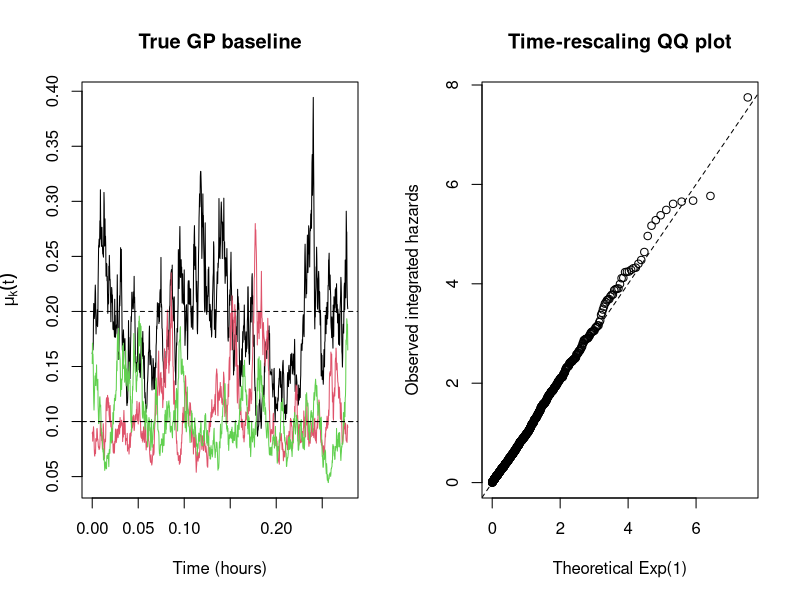

The R script that drew this image:
rm(list = ls())
gc()

# ============================================================
# 0. True parameters
# ============================================================

set.seed(123)

T_max <- 1000
K <- 3

mean_mu_true <- c(0.2, 0.1, 0.1)
sigma_mu_true <- c(0.30, 0.30, 0.30)
ell_mu_true <- 30

eta_true <- c(5, 3, 2)
phi_true <- c(2, 5, 3)

alpha_true <- matrix(
  c(
    0.57, 0.00, 0.00,
    0.00, 0.55, 0.26,
    0.00, 0.00, 0.73
  ),
  nrow = 3,
  byrow = TRUE
)

gamma_true <- matrix(
  c(
    0.00, 0.00, 0.26,
    0.00, 0.00, 0.00,
    0.14, 0.00, 0.00
  ),
  nrow = 3,
  byrow = TRUE
)

trpar_true <- list(
  alpha = alpha_true,
  gamma = gamma_true,
  eta = eta_true,
  phi = phi_true
)

cseg <- seq(0, T_max, by = 1)


# ============================================================
# 1. Simulate independent log-GP baseline
# ============================================================

simulate_log_mu_gp <- function(cseg, mean_mu, sigma_mu, ell_mu) {
  
  K <- length(mean_mu)
  G <- length(cseg)
  
  if (length(sigma_mu) == 1) {
    sigma_mu <- rep(sigma_mu, K)
  }
  
  lmu_mean <- log(mean_mu) - 0.5 * sigma_mu^2
  
  lmu <- matrix(NA_real_, nrow = G, ncol = K)
  lmu[1, ] <- lmu_mean + sigma_mu * rnorm(K)
  
  for (r in 2:G) {
    delta_s <- cseg[r] - cseg[r - 1]
    rho <- exp(-delta_s / ell_mu)
    innovation_scale <- sqrt(-expm1(-2 * delta_s / ell_mu))
    
    lmu[r, ] <-
      lmu_mean +
      rho * (lmu[r - 1, ] - lmu_mean) +
      sigma_mu * innovation_scale * rnorm(K)
  }
  
  colnames(lmu) <- paste0("process_", 1:K)
  
  list(
    log_mu = lmu,
    mu = exp(lmu),
    lmu_mean = lmu_mean,
    sigma_mu = sigma_mu,
    ell_mu = ell_mu,
    cseg = cseg
  )
}


# ============================================================
# 2. Simulate MHPWI events
# ============================================================

simulate_MHPWI_GP <- function(log_mu_grid, cseg, trpar, maxT) {
  
  alpha <- trpar$alpha
  gamma <- trpar$gamma
  eta <- trpar$eta
  phi <- trpar$phi
  
  K <- nrow(alpha)
  
  alpha_scaled <- sweep(alpha, 1, eta, "/")
  
  baseline_at <- function(tt) {
    left <- findInterval(tt, cseg, all.inside = TRUE)
    
    if (left >= length(cseg)) {
      return(exp(log_mu_grid[nrow(log_mu_grid), ]))
    }
    
    weight <- (tt - cseg[left]) / (cseg[left + 1] - cseg[left])
    lmu_tt <- (1 - weight) * log_mu_grid[left, ] +
      weight * log_mu_grid[left + 1, ]
    
    exp(lmu_tt)
  }
  
  maxmu <- exp(apply(log_mu_grid, 2, max))
  alpha_row_total <- rowSums(alpha_scaled)
  
  t_now <- 0
  events <- vector("list", K)
  for (k in 1:K) events[[k]] <- numeric(0)
  
  all_time <- numeric(0)
  all_mark <- integer(0)
  
  while (t_now < maxT) {
    
    Rg_now <- numeric(K)
    
    for (l in 1:K) {
      if (length(events[[l]]) > 0) {
        ages <- t_now - events[[l]]
        Rg_now[l] <- sum(exp(-ages / eta[l]))
      }
    }
    
    maxintensity <- sum(maxmu) + sum(alpha_row_total * Rg_now)
    
    if (!is.finite(maxintensity) || maxintensity <= 0) break
    
    t_candidate <- t_now + rexp(1, rate = maxintensity)
    
    if (t_candidate > maxT) break
    
    Rg <- numeric(K)
    Rh <- numeric(K)
    
    for (l in 1:K) {
      if (length(events[[l]]) > 0) {
        ages <- t_candidate - events[[l]]
        Rg[l] <- sum(exp(-ages / eta[l]))
        Rh[l] <- sum(exp(-ages / phi[l]))
      }
    }
    
    mu_tt <- baseline_at(t_candidate)
    
    excitation <- mu_tt + as.vector(crossprod(alpha_scaled, Rg))
    inhibition <- as.vector(crossprod(gamma, Rh))
    
    lambda <- excitation * exp(-inhibition)
    total_lambda <- sum(lambda)
    
    if (total_lambda > maxintensity * (1 + 1e-8)) {
      stop("Thinning upper bound violated.")
    }
    
    if (total_lambda > 0 && runif(1) < total_lambda / maxintensity) {
      k_star <- sample(1:K, size = 1, prob = lambda / total_lambda)
      
      events[[k_star]] <- c(events[[k_star]], t_candidate)
      all_time <- c(all_time, t_candidate)
      all_mark <- c(all_mark, k_star)
      
      if (length(all_time) %% 100 == 0) {
        message(length(all_time), " points generated...")
      }
    }
    
    t_now <- t_candidate
  }
  
  data.frame(
    time = all_time,
    mark = all_mark
  )
}


# ============================================================
# 3. Validation functions
# ============================================================

validate_event_data <- function(events, T_max, K) {
  
  checks <- c(
    no_missing = !anyNA(events),
    finite_time = all(is.finite(events$time)),
    time_in_range = all(events$time > 0 & events$time <= T_max),
    strictly_increasing = nrow(events) <= 1 || all(diff(events$time) > 0),
    valid_mark = all(events$mark %in% 1:K)
  )
  
  print(checks)
  
  cat("\nNumber of events:", nrow(events), "\n")
  
  cat("\nEvents by mark:\n")
  print(table(factor(events$mark, levels = 1:K)))
  
  cat("\nInter-event time summary:\n")
  print(summary(diff(events$time)))
  
  invisible(checks)
}


check_gp_innovations <- function(gp) {
  
  lmu <- gp$log_mu
  cseg <- gp$cseg
  lmu_mean <- gp$lmu_mean
  sigma_mu <- gp$sigma_mu
  ell_mu <- gp$ell_mu
  
  G <- nrow(lmu)
  K <- ncol(lmu)
  
  z <- matrix(NA_real_, nrow = G - 1, ncol = K)
  
  for (r in 1:(G - 1)) {
    delta_s <- cseg[r + 1] - cseg[r]
    rho <- exp(-delta_s / ell_mu)
    innovation_scale <- sqrt(-expm1(-2 * delta_s / ell_mu))
    
    z[r, ] <-
      (
        lmu[r + 1, ] -
          lmu_mean -
          rho * (lmu[r, ] - lmu_mean)
      ) /
      (sigma_mu * innovation_scale)
  }
  
  colnames(z) <- paste0("process_", 1:K)
  
  cat("Innovation means:\n")
  print(colMeans(z))
  
  cat("\nInnovation standard deviations:\n")
  print(apply(z, 2, sd))
  
  cat("\nCross-process innovation correlations:\n")
  print(cor(z))
  
  invisible(z)
}


make_true_intensity_function <- function(true_gp, trpar) {
  
  cseg <- true_gp$cseg
  log_mu_grid <- true_gp$log_mu
  
  alpha <- trpar$alpha
  gamma <- trpar$gamma
  eta <- trpar$eta
  phi <- trpar$phi
  
  K <- nrow(alpha)
  alpha_scaled <- sweep(alpha, 1, eta, "/")
  
  baseline_at <- function(tt) {
    left <- findInterval(tt, cseg, all.inside = TRUE)
    
    if (left >= length(cseg)) {
      return(exp(log_mu_grid[nrow(log_mu_grid), ]))
    }
    
    weight <- (tt - cseg[left]) / (cseg[left + 1] - cseg[left])
    lmu_tt <- (1 - weight) * log_mu_grid[left, ] +
      weight * log_mu_grid[left + 1, ]
    
    exp(lmu_tt)
  }
  
  function(tt, history_time = numeric(0), history_mark = integer(0)) {
    
    Rg <- numeric(K)
    Rh <- numeric(K)
    
    for (l in 1:K) {
      idx <- which(history_mark == l & history_time < tt)
      
      if (length(idx) > 0) {
        ages <- tt - history_time[idx]
        Rg[l] <- sum(exp(-ages / eta[l]))
        Rh[l] <- sum(exp(-ages / phi[l]))
      }
    }
    
    excitation <- baseline_at(tt) + as.vector(crossprod(alpha_scaled, Rg))
    inhibition <- as.vector(crossprod(gamma, Rh))
    
    lambda <- excitation * exp(-inhibition)
    names(lambda) <- paste0("lambda_", 1:K)
    
    lambda
  }
}


time_rescaling_check_GL8 <- function(events, intensity_function, breakpoints) {
  
  x <- c(
    -0.9602898564975363, -0.7966664774136267,
    -0.5255324099163290, -0.1834346424956498,
    0.1834346424956498,  0.5255324099163290,
    0.7966664774136267,  0.9602898564975363
  )
  
  w <- c(
    0.1012285362903763, 0.2223810344533745,
    0.3137066458778873, 0.3626837833783620,
    0.3626837833783620, 0.3137066458778873,
    0.2223810344533745, 0.1012285362903763
  )
  
  N <- nrow(events)
  z <- numeric(N)
  
  history_time <- numeric(0)
  history_mark <- integer(0)
  previous_time <- 0
  
  for (i in 1:N) {
    
    current_time <- events$time[i]
    
    internal_cuts <- breakpoints[
      breakpoints > previous_time &
        breakpoints < current_time
    ]
    
    cuts <- sort(unique(c(previous_time, internal_cuts, current_time)))
    
    interval_integral <- 0
    
    for (j in 1:(length(cuts) - 1)) {
      
      a <- cuts[j]
      b <- cuts[j + 1]
      
      midpoint <- 0.5 * (a + b)
      half_width <- 0.5 * (b - a)
      
      quad_time <- midpoint + half_width * x
      
      total_lambda <- vapply(
        quad_time,
        function(tt) {
          sum(intensity_function(
            tt = tt,
            history_time = history_time,
            history_mark = history_mark
          ))
        },
        numeric(1)
      )
      
      interval_integral <- interval_integral +
        half_width * sum(w * total_lambda)
    }
    
    z[i] <- interval_integral
    
    history_time <- c(history_time, current_time)
    history_mark <- c(history_mark, events$mark[i])
    previous_time <- current_time
    
    if (i %% 100 == 0 || i == N) {
      message("Time-rescaling: ", i, " / ", N)
    }
  }
  
  list(
    integrated_hazard = z,
    mean = mean(z),
    variance = var(z),
    lag1_cor = acf(z, plot = FALSE)$acf[2],
    max_z = max(z),
    prob_one_larger = 1 - pexp(max(z))^length(z)
  )
}


# ============================================================
# 4. Generate data
# ============================================================

true_gp <- simulate_log_mu_gp(
  cseg = cseg,
  mean_mu = mean_mu_true,
  sigma_mu = sigma_mu_true,
  ell_mu = ell_mu_true
)

simulated_events <- simulate_MHPWI_GP(
  log_mu_grid = true_gp$log_mu,
  cseg = cseg,
  trpar = trpar_true,
  maxT = T_max
)


# ============================================================
# 5. Validate generated data
# ============================================================

cat("\n================ Event data check ================\n")
validate_event_data(
  events = simulated_events,
  T_max = T_max,
  K = K
)

cat("\n================ GP innovation check ================\n")
z_gp <- check_gp_innovations(true_gp)

cat("\n================ Time-rescaling check ================\n")

true_intensity <- make_true_intensity_function(
  true_gp = true_gp,
  trpar = trpar_true
)

rescaling_result <- time_rescaling_check_GL8(
  events = simulated_events,
  intensity_function = true_intensity,
  breakpoints = true_gp$cseg
)

print(rescaling_result[c(
  "mean",
  "variance",
  "lag1_cor",
  "max_z",
  "prob_one_larger"
)])

cat("\nLargest integrated hazards:\n")

z <- rescaling_result$integrated_hazard
dt <- diff(c(0, simulated_events$time))
idx <- order(z, decreasing = TRUE)[1:5]

print(data.frame(
  event = idx,
  time = simulated_events$time[idx],
  mark = simulated_events$mark[idx],
  waiting_time = dt[idx],
  integrated_hazard = z[idx]
))


# ============================================================
# 6. Quick decision rule
# ============================================================

cat("\n================ Decision ================\n")

if (
  rescaling_result$mean > 0.9 &&
  rescaling_result$mean < 1.1 &&
  rescaling_result$variance > 0.8 &&
  rescaling_result$variance < 1.3 &&
  abs(rescaling_result$lag1_cor) < 0.08 &&
  rescaling_result$max_z < 10
) {
  cat("PASS: This dataset is safe to use for recovery.\n")
} else {
  cat("CAUTION: Dataset is mostly okay, but consider regenerating with another seed.\n")
}


# ============================================================
# 7. Optional plots
# ============================================================

par(mfrow = c(1, 2))

matplot(
  true_gp$cseg / 3600,
  true_gp$mu,
  type = "l",
  lty = 1,
  xlab = "Time (hours)",
  ylab = expression(mu[k](t)),
  main = "True GP baseline"
)
getwd()
abline(h = mean_mu_true, lty = 2)

qqplot(
  qexp(ppoints(length(z))),
  sort(z),
  xlab = "Theoretical Exp(1)",
  ylab = "Observed integrated hazards",
  main = "Time-rescaling QQ plot"
)

abline(0, 1, lty = 2)

par(mfrow = c(1, 1))

write.csv(
  simulated_events,
  file = "simulated_events_1000.csv",
  row.names = FALSE
)
